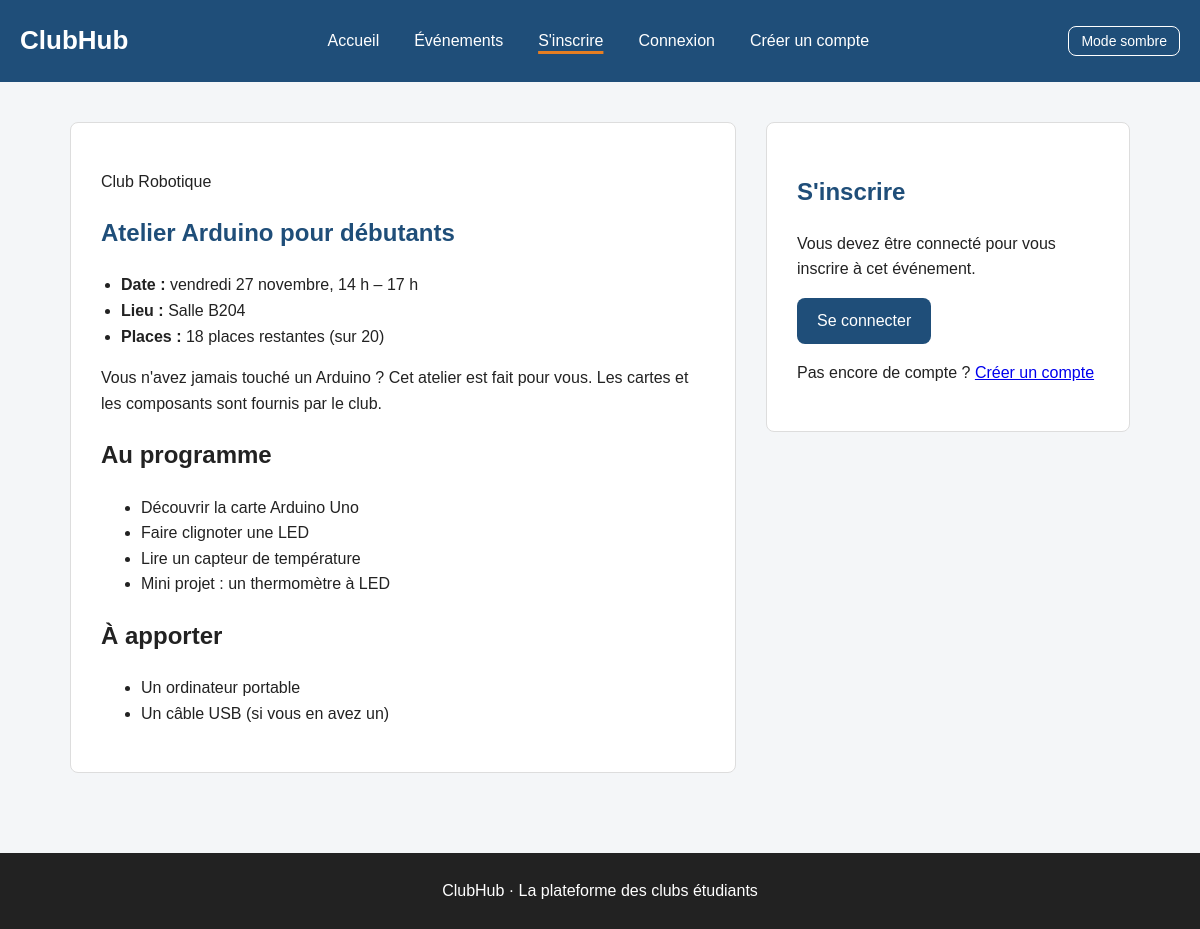
The app's page /evenement.php?id=1 with its own data.
### tables this page shows
CREATE TABLE events (
    id          INT UNSIGNED NOT NULL AUTO_INCREMENT PRIMARY KEY,
    club        VARCHAR(100) NOT NULL,
    title       VARCHAR(200) NOT NULL,
    description TEXT NOT NULL,
    place       VARCHAR(100) NOT NULL,
    starts_at   DATETIME NOT NULL,
    ends_at     DATETIME NOT NULL,
    capacity    INT UNSIGNED NOT NULL,
    program     TEXT NOT NULL,    
    bring       TEXT NOT NULL     
);

### includes/functions.php (called while the page is built, shortened)
<?php
function e(string|int|float|null $value): string
{
    return htmlspecialchars((string) ($value ?? ''), ENT_QUOTES, 'UTF-8');
}
function inputString(array $source, string $key): string
{
    $value = $source[$key] ?? '';
    return is_string($value) ? trim($value) : '';
}
function formatDate(string $datetime, bool $withYear = false): string
{
    static $days = ['dimanche', 'lundi', 'mardi', 'mercredi', 'jeudi', 'vendredi', 'samedi'];
    static $months = ['janvier', 'février', 'mars', 'avril', 'mai', 'juin', 'juillet',
                      'août', 'septembre', 'octobre', 'novembre', 'décembre'];
    $d = new DateTimeImmutable($datetime);
    $text = $days[(int) $d->format('w')] . ' ' . $d->format('j') . ' ' . $months[(int) $d->format('n') - 1];
    return $withYear ? $text . ' ' . $d->format('Y') : $text;
}
function formatHour(string $datetime): string
{
    $d = new DateTimeImmutable($datetime);
    $minutes = (int) $d->format('i');
    return $d->format('G') . ' h' . ($minutes > 0 ? ' ' . $d->format('i') : '');
}
function formatTimeRange(string $start, string $end): string
{
    return formatHour($start) . ' – ' . formatHour($end);
}
function isoDate(string $datetime): string
{
    return (new DateTimeImmutable($datetime))->format('Y-m-d');
}
function placesLabel(int $placesLeft): string
{
    return $placesLeft === 1 ? '1 place restante' : $placesLeft . ' places restantes';
}
function lines(string $text): array
{
    $lines = preg_split('/\R/u', $text) ?: [];
    return array_values(array_filter(array_map('trim', $lines), fn(string $line): bool => $line !== ''));
}

### includes/db.php (called while the page is built)
<?php
function db(): PDO
{
    static $pdo = null;
    if ($pdo === null) {
        $config = require __DIR__ . '/../config.php';
        $dsn = sprintf(
            'mysql:host=%s;port=%d;dbname=%s;charset=utf8mb4',
            $config['host'],
            $config['port'],
            $config['name']
        );
        $pdo = new PDO($dsn, $config['user'], $config['password'], [
            PDO::ATTR_ERRMODE => PDO::ERRMODE_EXCEPTION,
            PDO::ATTR_DEFAULT_FETCH_MODE => PDO::FETCH_ASSOC,
            PDO::ATTR_EMULATE_PREPARES => false,
        ]);
    }
    return $pdo;
}

### includes/events.php (called while the page is built, shortened)
<?php
function castEvent(array $event): array
{
    $event['id'] = (int) $event['id'];
    $event['capacity'] = (int) $event['capacity'];
    $event['registered'] = (int) $event['registered'];
    $event['places_left'] = max(0, (int) $event['places_left']);
    $event['is_past'] = (bool) $event['is_past'];
    return $event;
}
function findEvent(int $id): ?array
{
    $stmt = db()->prepare(EVENT_SELECT . ' WHERE e.id = :id GROUP BY e.id');
    $stmt->execute(['id' => $id]);
    $event = $stmt->fetch();
    return $event === false ? null : castEvent($event);
}

### includes/auth.php (called while the page is built, shortened)
<?php
function currentUser(): ?array
{
    $id = $_SESSION['user_id'] ?? null;
    if (!is_int($id)) {
        return null;
    }
    $user = findUserById($id);
    return $user;
}

### evenement.php (the view, shortened to what this page needs)
<?php
$idText = inputString($_GET, 'id');
$event = null;
if ($idText !== '' && ctype_digit($idText)) {
    $event = findEvent((int) $idText);
}
    ?>
    <?php
$user = currentUser();
$eventId = $event['id'];
$isRegistered = $user !== null && isRegistered((int) $user['id'], $eventId);
$isFull = $event['places_left'] <= 0;
$isPast = $event['is_past'];
require __DIR__ . '/includes/header.php';
?>
  <main class="event-page">
    <article class="event-detail">
      <p class="club"><?= e($event['club']) ?></p>
      <h1><?= e($event['title']) ?></h1>
      <ul class="facts">
        <li><strong>Date :</strong> <time datetime="<?= e(isoDate($event['starts_at'])) ?>"><?= e(formatDate($event['starts_at'])) ?></time>, <?= e(formatTimeRange($event['starts_at'], $event['ends_at'])) ?></li>
        <li><strong>Lieu :</strong> <?= e($event['place']) ?></li>
        <li><strong>Places :</strong> <?= e(placesLabel($event['places_left'])) ?> (sur <?= e($event['capacity']) ?>)</li>
      </ul>
      <p><?= e($event['description']) ?></p>
      <h2>Au programme</h2>
      <ul>
        <?php foreach (lines($event['program']) as $item) : ?>
          <li><?= e($item) ?></li>
        <?php endforeach; ?>
      </ul>
      <h2>À apporter</h2>
      <ul>
        <?php foreach (lines($event['bring']) as $item) : ?>
          <li><?= e($item) ?></li>
        <?php endforeach; ?>
      </ul>
    </article>
    <section class="registration">
      <h2>S'inscrire</h2>
      <?php if ($isRegistered) : ?>
        <p class="form-success" role="status">Vous êtes inscrit à cet événement.</p>
        <p><a href="compte.php">Voir mes inscriptions</a></p>
      <?php elseif ($isPast) : ?>
        <p>Cet événement est terminé : les inscriptions sont closes.</p>
      <?php elseif ($isFull) : ?>
        <p class="form-error" role="status"><strong>Complet</strong> : il n'y a plus de place pour cet événement.</p>
      <?php elseif ($user === null) : ?>
        <p>Vous devez être connecté pour vous inscrire à cet événement.</p>
        <p><a class="button" href="connexion.php?next=<?= e(urlencode('evenement.php?id=' . $eventId)) ?>">Se connecter</a></p>
        <p>Pas encore de compte ? <a href="creer-compte.php">Créer un compte</a></p>
      <?php endif; ?>
    </section>
  </main>
<?php require __DIR__ . '/includes/footer.php'; ?>

### css/style.css (style rules this page uses)
:root { --bleu: #1f4e79; --bleu-fonce: #173a5c; --orange: #e67e22; --blanc: #ffffff; --gris-clair: #f4f6f8; --gris: #dddddd; --gris-texte: #555555; --sombre: #222222; --entete: #1f4e79; --texte-clair: #ffffff; --pied: #222222; --ligne-paire: #f0f0f0; --bordure-champ: #aaaaaa; --erreur: #b00020; --succes-fond: #e6f4ea; --succes-texte: #1e6b34; --info-fond: #e3effa; --info-texte: #1f4e79; --erreur-fond: #fdeaea; --rayon: 8px; --espacement: 20px; --largeur-max: 1100px; }
* { box-sizing: border-box; }
html { overflow-x: hidden; }
body { margin: 0; font-family: Arial, Helvetica, sans-serif; background-color: var(--gris-clair); color: var(--sombre); line-height: 1.6; }
main { width: 100%; max-width: var(--largeur-max); margin: 0 auto; padding: 40px var(--espacement); }
.button, button { display: inline-block; background-color: var(--bleu); color: var(--texte-clair); border: none; border-radius: var(--rayon); padding: 10px 20px; text-decoration: none; cursor: pointer; font-size: 16px; }
.event-page { display: flex; gap: 30px; align-items: flex-start; }
.event-detail { background-color: var(--blanc); border: 1px solid var(--gris); border-radius: var(--rayon); padding: 30px; flex: 2; }
.registration { background-color: var(--blanc); border: 1px solid var(--gris); border-radius: var(--rayon); padding: 30px; flex: 1; position: sticky; top: 20px; }
.event-detail h1, .registration h2 { color: var(--bleu); }
.facts { padding-left: 20px; }
@media (min-width: 960px) { .event-page { flex-direction: row; } }

### records on screen
events: club "Club Robotique", title "Atelier Arduino pour débutants", starts_at "vendredi 27 novembre", formatTimeRange($event['starts_at'], $event['ends_at']) "14 h – 17 h", place "Salle B204", capacity "20", description "Vous n'avez jamais touché un Arduino ? Cet atelier est fait pour vous. Les cartes et les composants sont fournis par le club.", program "Découvrir la carte Arduino Uno", program "Faire clignoter une LED", program "Lire un capteur de température", program "Mini projet : un thermomètre à LED", bring "Un ordinateur portable", bring "Un câble USB (si vous en avez un)"

### other values on screen
placesLabel($event['places_left']) "18 places restantes"
